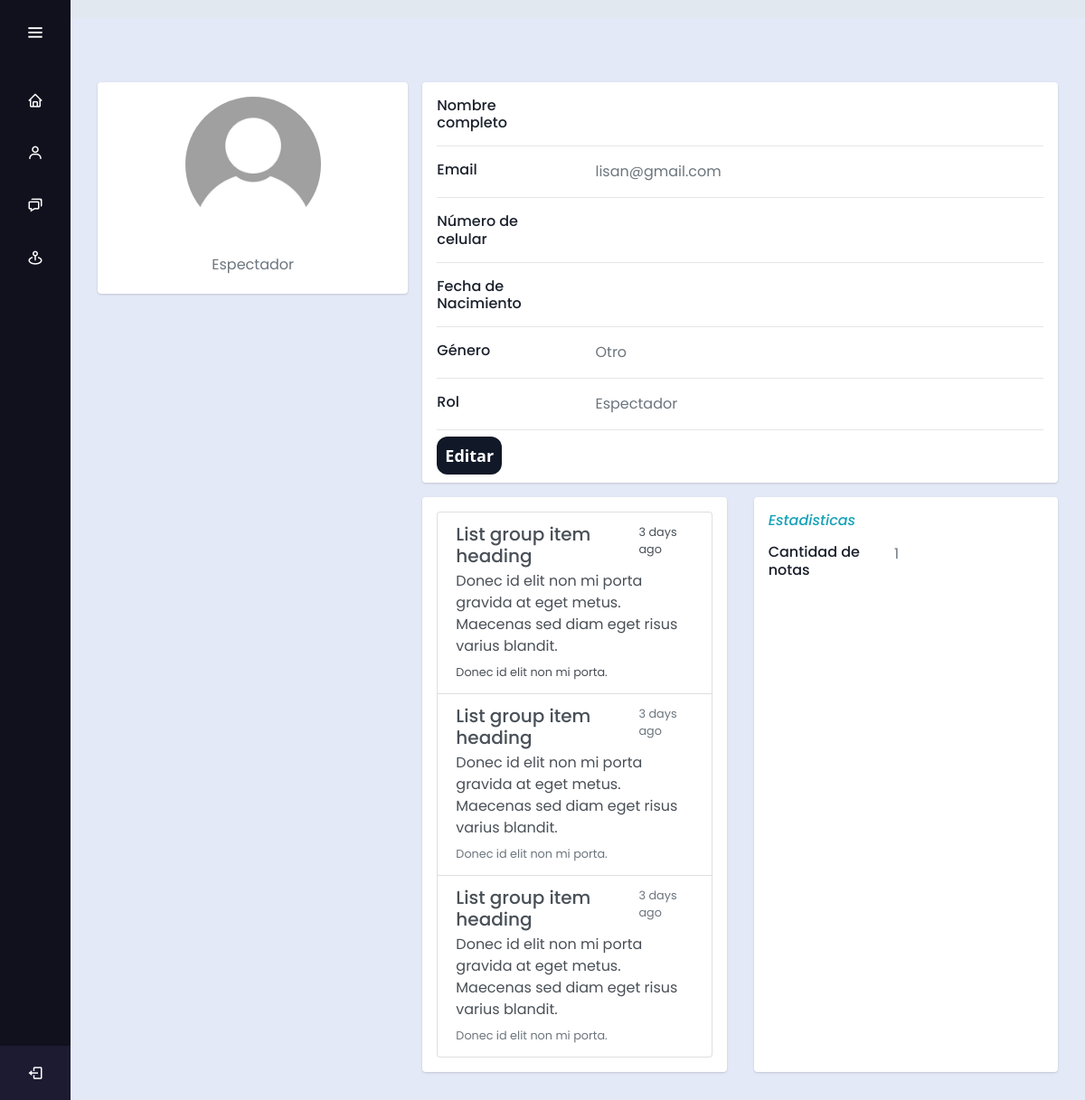
Before: /profile/ (signed in) with the older database file.
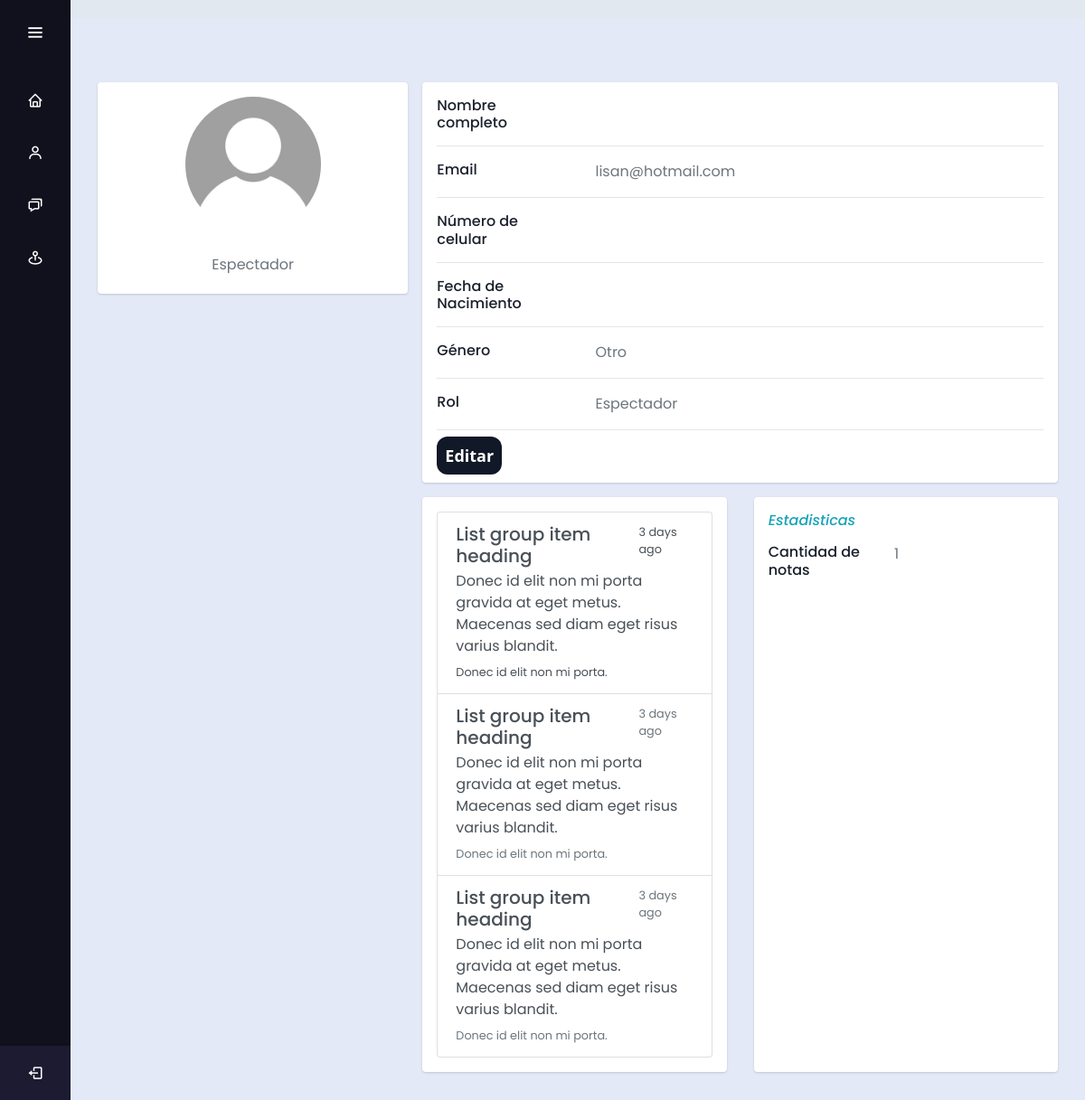
After: the same page with the newer database file.
### users/models.py (models this page shows)
class CustomUser(AbstractUser):
    ROLE = (
        ('i', 'Investigator'),
        ('v', 'Viewer'),
    )
    GENDER_CHOICES = (
        ('H', 'Masculino'),
        ('M', 'Femenino'),
        ('O', 'Otro'),
    )
    role = models.CharField(max_length=1, choices=ROLE, default='v')
    date_of_birth = models.DateField(null=True, blank=False)
    phone_number = models.CharField(max_length=20, blank=True)
    gender = models.CharField(max_length=1, choices=GENDER_CHOICES, blank=False)
    profile_picture = models.ImageField(upload_to='profile_pics/', blank=True,default='profile_pics/default_profile_pic.webp')
    groups = models.ManyToManyField(Group, related_name='custom_users')
    user_permissions = models.ManyToManyField(Permission, related_name='custom_users')

### users/views.py (the view)
# urls.py: path('profile/', profile, name='profile'),
@login_required
def profile(request):
    notas = Note.objects.filter(user=request.user)
    success_messages = messages.get_messages(request)
    return render(request, 'profile.html', {'notas': notas,'messages': success_messages})

### users/templates/profile.html (shortened to what the changed rows need)
{% extends 'base.html' %}
{% load static %}
{% block content %}
<div class="container overflow-hidden" style="padding-top: 5%;">
    <div class="main-body">
        <div class="row gutters-sm">
            <div class="col-md-4 mb-3">
                <div class="card">
                    <div class="card-body">
                        <div class="d-flex flex-column align-items-center text-center">
                            <img src="{{ request.user.profile_picture.url }}" alt="Admin" class="rounded-circle"
                                width="150">
                            <div class="mt-3">
                                <p class="text-secondary mb-1">
                                </p>
                            </div>
                        </div>
                    </div>
                </div>
            </div>
            <div class="col-md-8">
                <div class="card mb-3">
                    <div class="card-body">
                        <div class="row">
                            <div class="col-sm-3">
                                <h6 class="mb-0">Email</h6>
                            </div>
                            <div class="col-sm-9 text-secondary">
                                {{request.user.email}}
                            </div>
                        </div>
                    </div>
                </div>
            </div>
        </div>
    </div>
</div>
{% endblock %}

Changed rows visible on the page:
changed CustomUser: user.email "lisan@gmail.com" → "lisan@hotmail.com"
